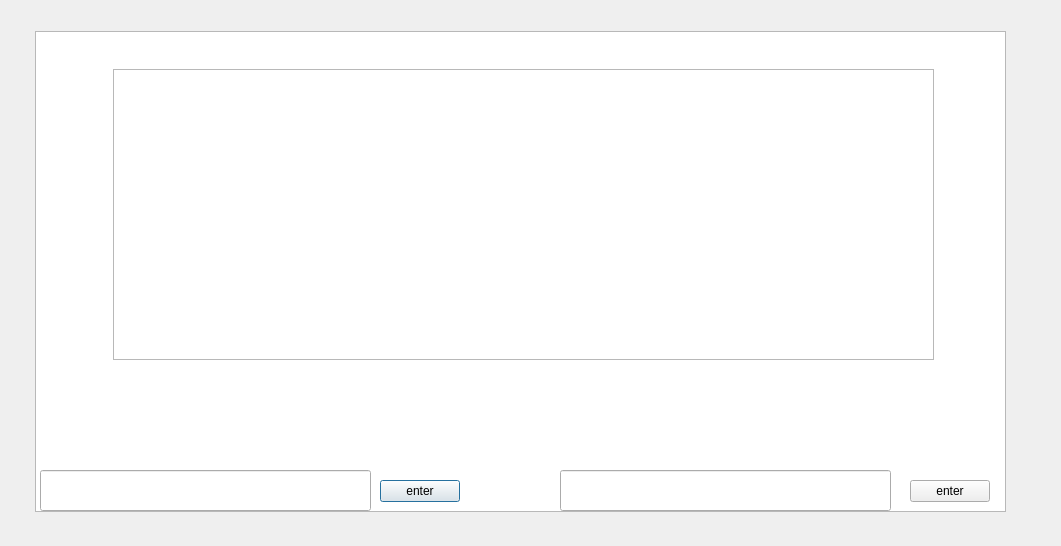
<?xml version="1.0" encoding="UTF-8"?>
<ui version="4.0">
 <class>chat2</class>
 <widget class="QDialog" name="chat2">
  <property name="geometry">
   <rect>
    <x>0</x>
    <y>0</y>
    <width>1061</width>
    <height>546</height>
   </rect>
  </property>
  <property name="windowTitle">
   <string>Dialog</string>
  </property>
  <widget class="QTableWidget" name="tableWidget">
   <property name="geometry">
    <rect>
     <x>35</x>
     <y>31</y>
     <width>971</width>
     <height>481</height>
    </rect>
   </property>
  </widget>
  <widget class="QLineEdit" name="employe2">
   <property name="geometry">
    <rect>
     <x>40</x>
     <y>470</y>
     <width>331</width>
     <height>41</height>
    </rect>
   </property>
  </widget>
  <widget class="QPushButton" name="pushButton">
   <property name="geometry">
    <rect>
     <x>380</x>
     <y>480</y>
     <width>80</width>
     <height>22</height>
    </rect>
   </property>
   <property name="text">
    <string>enter</string>
   </property>
  </widget>
  <widget class="QTextEdit" name="textEdit">
   <property name="geometry">
    <rect>
     <x>113</x>
     <y>69</y>
     <width>821</width>
     <height>291</height>
    </rect>
   </property>
  </widget>
  <widget class="QLineEdit" name="employe2_2">
   <property name="geometry">
    <rect>
     <x>560</x>
     <y>470</y>
     <width>331</width>
     <height>41</height>
    </rect>
   </property>
  </widget>
  <widget class="QPushButton" name="pushButton_2">
   <property name="geometry">
    <rect>
     <x>910</x>
     <y>480</y>
     <width>80</width>
     <height>22</height>
    </rect>
   </property>
   <property name="text">
    <string>enter</string>
   </property>
  </widget>
 </widget>
 <resources/>
 <connections/>
</ui>
